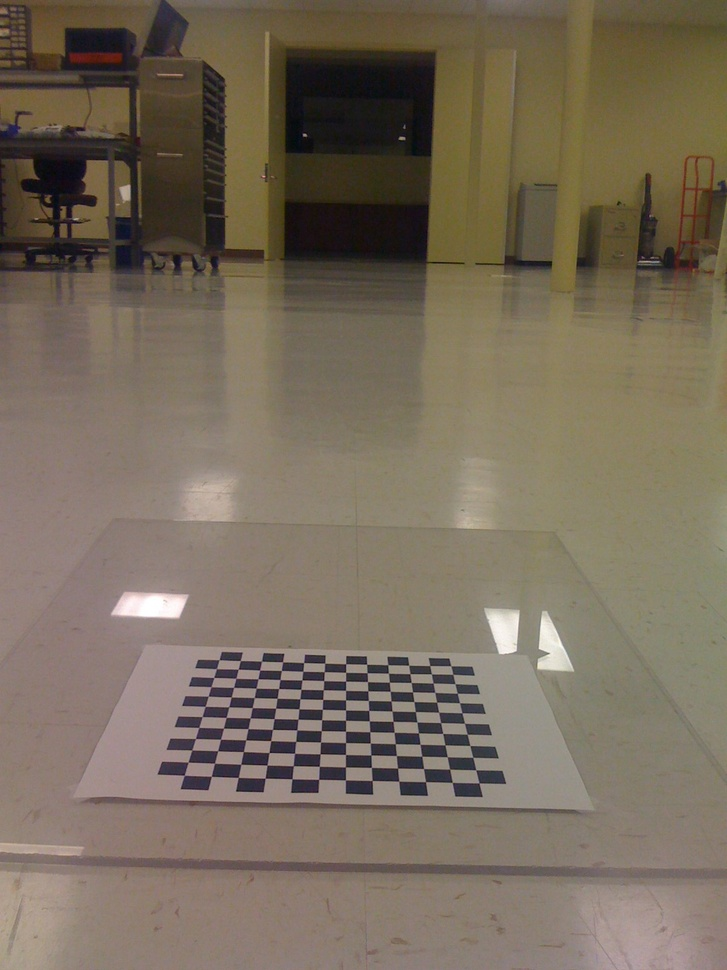
#> input picture Learning.OpenCV/birdseye/IMG_0214.jpg, 727 x 970 px, shrunk from 1200 x 1600 before the run
$ python HomomorphicFilter.py ../../../../Learning.OpenCV/birdseye/IMG_0214.jpg   (Python 2 division)   (older library calls are emulated)
#> lines starting #> are read from the running program, lines starting #| are printed output that depends on the picture
# -*- coding: utf-8 -*-
import sys
import numpy as np
import cv2
#快速傅里叶变换
def fft2Image(src):
    #得到行、列
    r,c = src.shape[:2]
    #得到快速傅里叶变换最优
    rPadded = cv2.getOptimalDFTSize(r)
    cPadded = cv2.getOptimalDFTSize(c)
    #边缘扩充，下边缘和右边缘扩充值为零
    fft2 = np.zeros((rPadded,cPadded,2),np.float32)
    fft2[:r,:c,0]=src
    #快速傅里叶变换
    cv2.dft(fft2,fft2,cv2.DFT_COMPLEX_OUTPUT)
    return fft2
 #傅里叶幅度谱
def amplitudeSpectrum(fft2):
    #求幅度
    real2 = np.power(fft2[:,:,0],2.0)
    Imag2 = np.power(fft2[:,:,1],2.0)
    amplitude = np.sqrt(real2+Imag2)
    return amplitude
#主函数
if __name__ =="__main__":
    if len(sys.argv) > 1:
    #第一步：读入图像
        I = cv2.imread(sys.argv[1],cv2.CV_LOAD_IMAGE_GRAYSCALE)
    else:
        print "Usge:python homomorphicFilter.py imageFile"
    cv2.imshow("I",I)
    cv2.imwrite("I.jpg",I)
    #第二步：取对数
    lI = np.log(I+1.0)
    lI = lI.astype(np.float32)
    #第三步：每一元素乘以 (-1)^(r+c)
    fI = np.copy(lI)
    for r in xrange(I.shape[0]):
        for c in xrange(I.shape[1]):
            if (r+c)%2:
                fI[r][c] = -1*fI[r][c]
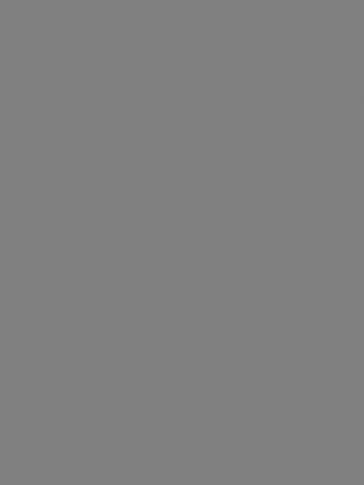
#> fI: shape (970, 727) float32 (shown at 1/2 size); min -5.55, max 5.55, mean 3.82e-06; drawn with min black and max white
    #第四、五步：补零和快速傅里叶变换
    fft2 = fft2Image(fI)
    #第六步：构造高频增强滤波器（ high-emphasis Filter）
    #找到傅里叶谱中的最大值的位置
    amplitude = amplitudeSpectrum(fft2)
    minValue,maxValue,minLoc,maxLoc = cv2.minMaxLoc(amplitude)
#> minValue = 0.0372; maxValue = 2071455.9; minLoc = (7, 968); maxLoc = (364, 486)
    #滤波器的高和宽
    rows,cols = fft2.shape[:2]
    r,c = np.mgrid[0:rows:1,0:cols:1]
    c-=maxLoc[0]
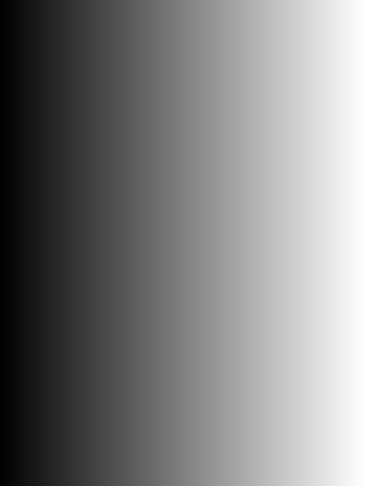
#> c: shape (972, 729) int64 (shown at 1/2 size); min -364, max 364, mean 0; drawn with min black and max white
    r-=maxLoc[1]
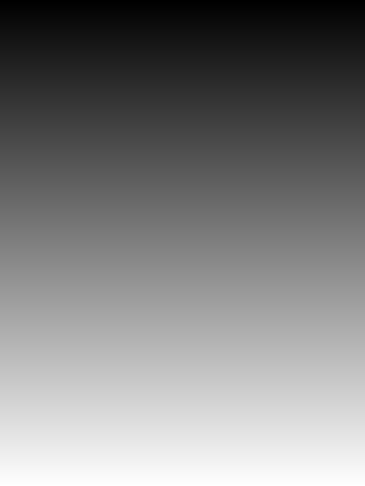
#> r: shape (972, 729) int64 (shown at 1/2 size); min -486, max 485, mean -0.5; drawn with min black and max white
    d = np.power(c,2.0)+np.power(r,2.0)
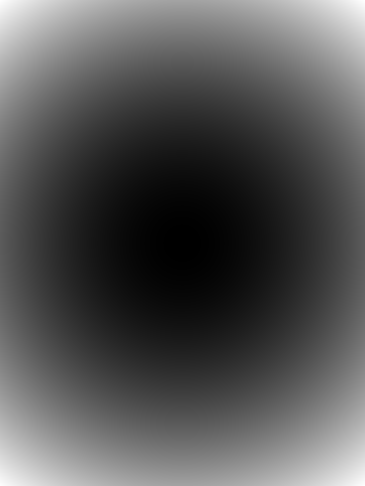
#> d: shape (972, 729) float64 (shown at 1/2 size); min 0, max 368692, mean 123018.8; drawn with min black and max white
    high,low,k,radius = 2.5,0.5,1,300
    heFilter =(high-low)*(1-np.exp(-k*d/(2.0*pow(radius,2.0))))+low
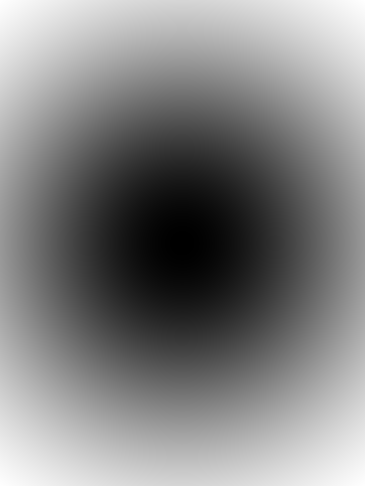
#> heFilter: shape (972, 729) float64 (shown at 1/2 size); min 0.5, max 2.24, mean 1.39; drawn with min black and max white
    #第七步：快速傅里叶变换与高频增强滤波器的点乘
    fft2Filter = np.zeros(fft2.shape,fft2.dtype)
    for i in xrange(2):
        fft2Filter[:rows,:cols,i] = fft2[:rows,:cols,i]*heFilter
    #第八、九步：高频增强傅里叶变换执行傅里叶逆变换,并只取实部
    ifft2 = cv2.dft(fft2Filter,flags=cv2.DFT_REAL_OUTPUT+cv2.DFT_INVERSE+cv2.DFT_SCALE)
    #第十步：裁剪，和输入图像的尺寸一样
    ifI = np.copy(ifft2[:I.shape[0],:I.shape[1]])
    #第十一步：每一元素乘以 (-1)^(r+c)
    for i in xrange(ifI.shape[0]):
        for j in xrange(ifI.shape[1]):
            if (i+j)%2:
                ifI[i][j] = -1*ifI[i][j]
    #第十二步：取指数
    eifI = np.exp(ifI)-1
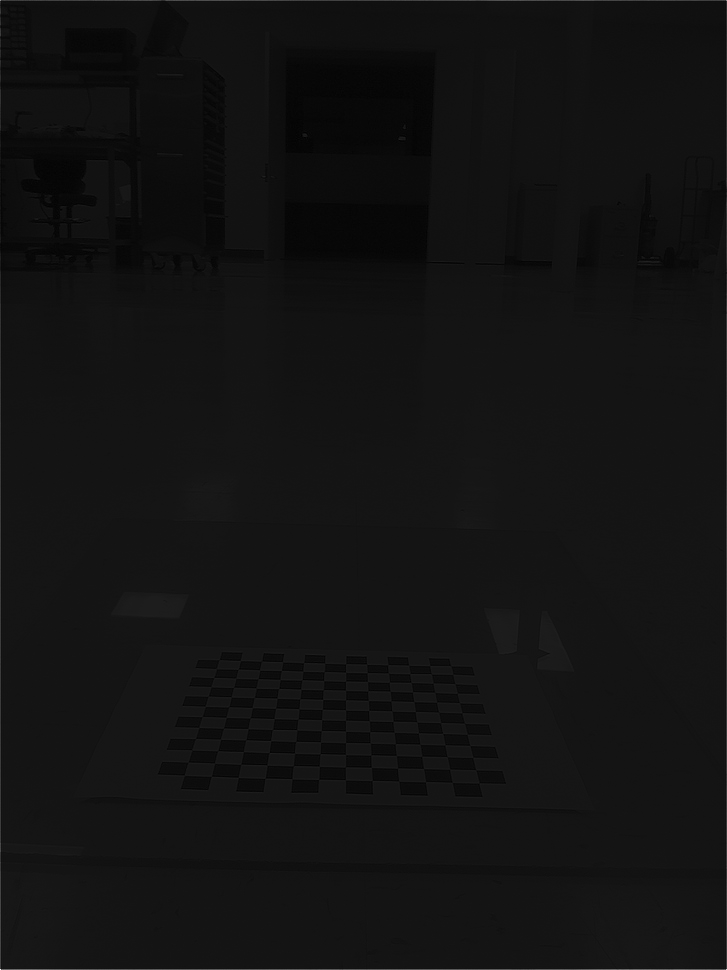
#> eifI: shape (970, 727) float32; min -0.548, max 134.2, mean 9.5; drawn with min black and max white
    #第十三步：归一化，并进行数据类型转换
    eifI = (eifI-np.min(eifI))/(np.max(eifI)-np.min(eifI))
    eifI = 255*eifI
    eifI = eifI.astype(np.uint8)
    cv2.imshow("homomorphicFilter",eifI)
    cv2.imwrite("homomorphicFilter.jpg",eifI)
    cv2.waitKey(0)
    cv2.destroyAllWindows()

$ run again, on Learning.OpenCV/birdseye/IMG_0217.jpg
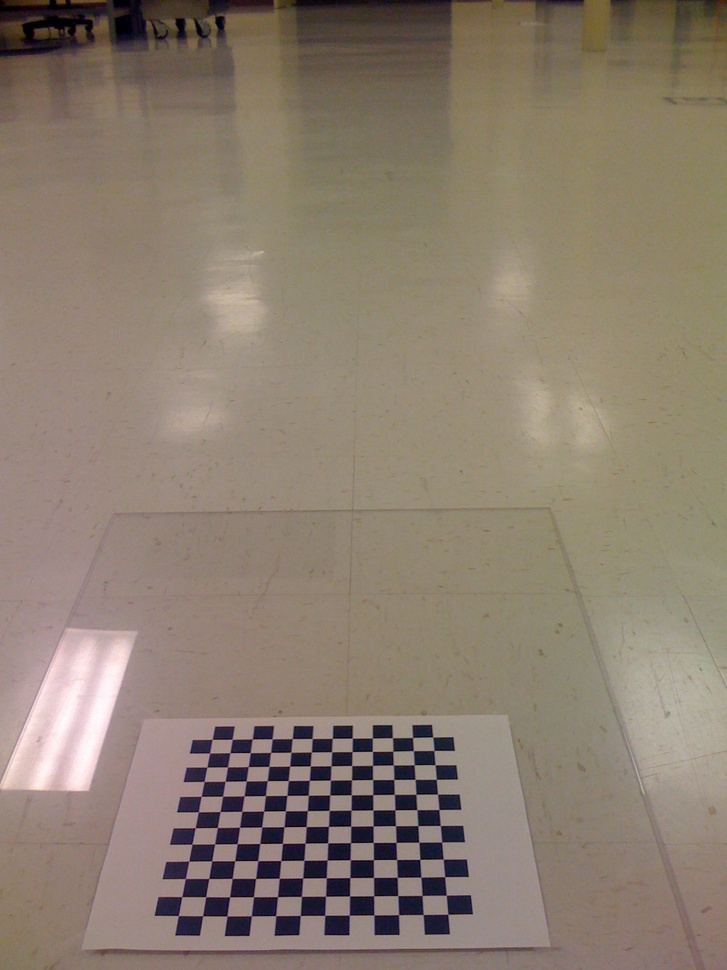
#> input picture Learning.OpenCV/birdseye/IMG_0217.jpg, 727 x 970 px, shrunk from 1200 x 1600 before the run
#> `lI = np.log(I+1.0)`:
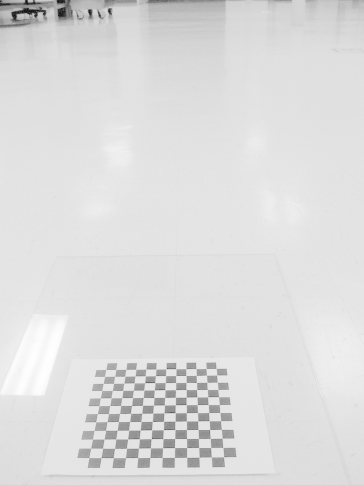
#> lI: shape (970, 727) float64 (shown at 1/2 size); min 0, max 5.54, mean 4.8; drawn with min black and max white
#> minValue = 0.102; maxValue = 2148651; minLoc = (37, 968); maxLoc = (364, 486)
#> after the loop `for i in xrange(ifI.shape[0]):`:
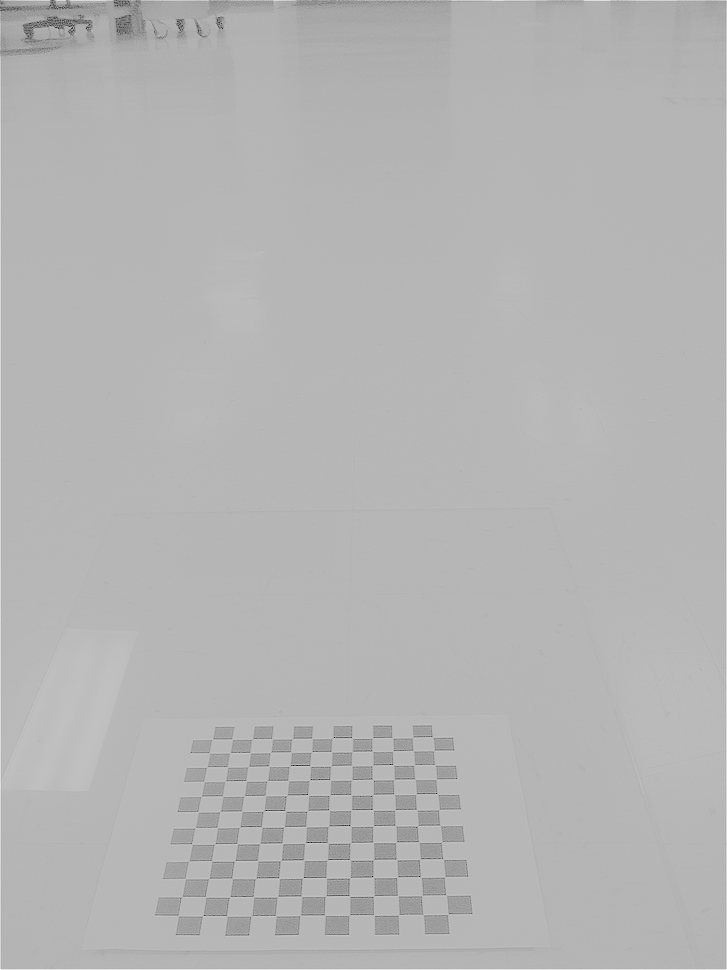
#> ifI: shape (970, 727) float32; min -3.08, max 4.67, mean 2.41; drawn with min black and max white

$ run again, on Learning.OpenCV/birdseye/IMG_0218.jpg
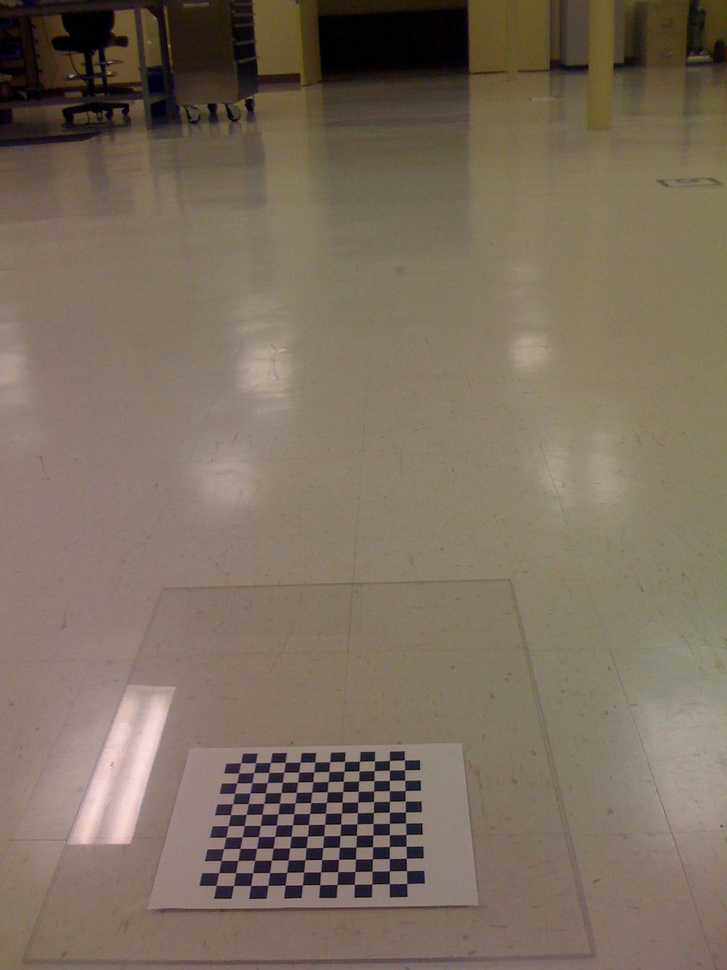
#> input picture Learning.OpenCV/birdseye/IMG_0218.jpg, 727 x 970 px, shrunk from 1200 x 1600 before the run
#> `lI = np.log(I+1.0)`:
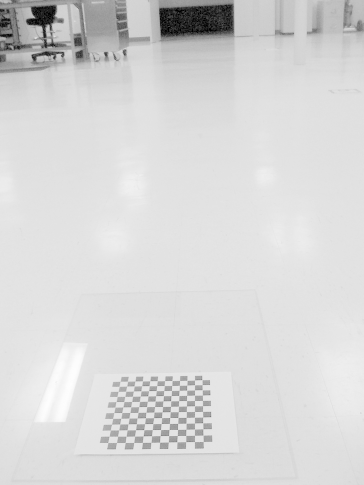
#> lI: shape (970, 727) float64 (shown at 1/2 size); min 0, max 5.46, mean 4.62; drawn with min black and max white
#> minValue = 0.115; maxValue = 2069612.4; minLoc = (84, 899); maxLoc = (364, 486)
#> after the loop `for i in xrange(ifI.shape[0]):`:
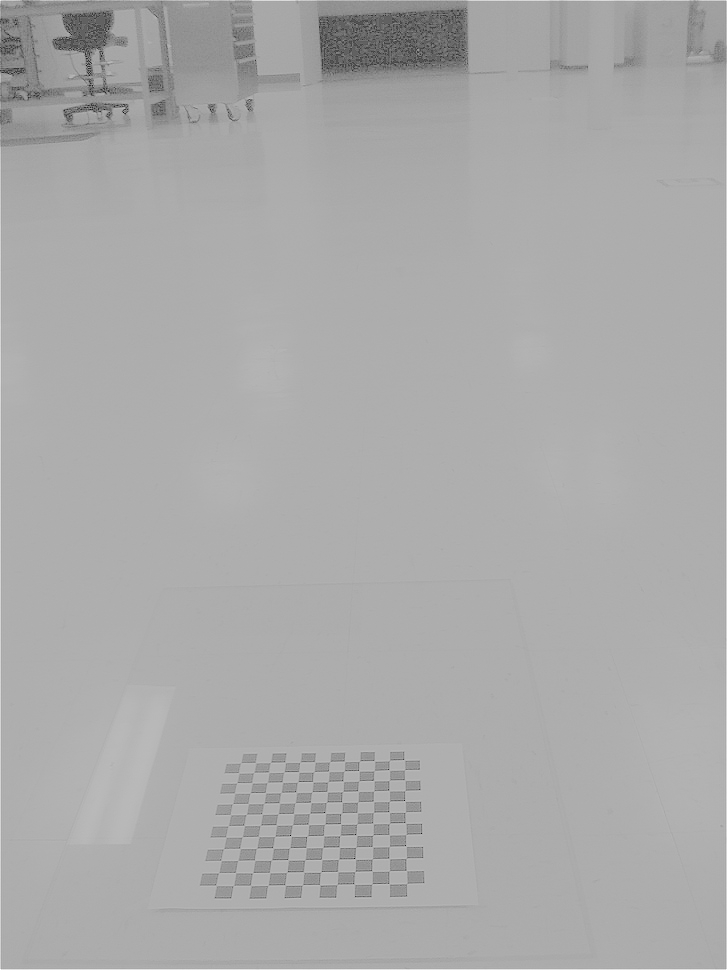
#> ifI: shape (970, 727) float32; min -2.29, max 4.61, mean 2.32; drawn with min black and max white
